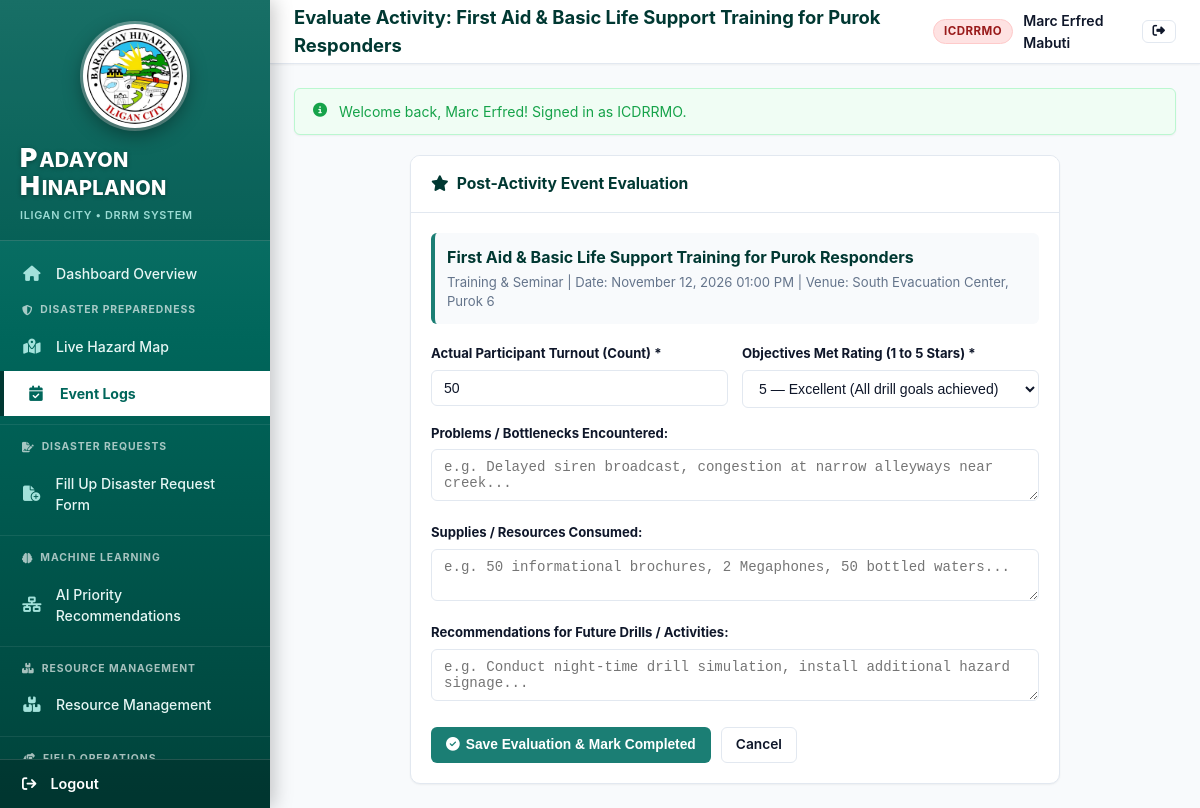
Screenshot of /index.php?route=preparedness-evaluate&id=2 (signed in) with the database file from the repository.
### tables this page shows
CREATE TABLE users (
    user_id INTEGER PRIMARY KEY AUTOINCREMENT,
    user_type TEXT NOT NULL CHECK(user_type IN ('ICDRRMO', 'Barangay Head', 'Responder', 'Resident')),
    id_number TEXT,
    image TEXT,
    lastname TEXT NOT NULL,
    firstname TEXT NOT NULL,
    gender TEXT CHECK(gender IN ('Male', 'Female', 'Other', '')),
    cellphone_number TEXT,
    email TEXT UNIQUE NOT NULL,
    password_hash TEXT NOT NULL,
    is_approved INTEGER NOT NULL DEFAULT 1, -- Auto-approved for admin/official; 0 for new Residents
    approved_by INTEGER,
    approved_at DATETIME,
    rejection_reason TEXT,
    created_at DATETIME DEFAULT CURRENT_TIMESTAMP,
    updated_at DATETIME DEFAULT CURRENT_TIMESTAMP,
    deleted_at DATETIME
, middle_name TEXT NULL, age INTEGER NULL, birthdate DATE NULL, purok_id INTEGER NULL, username TEXT NULL, plain_password TEXT);

CREATE TABLE preparedness_activities (
    preparedness_activities_id INTEGER PRIMARY KEY AUTOINCREMENT,
    user_id INTEGER NOT NULL,
    barangay_id INTEGER NOT NULL,
    activity_type TEXT NOT NULL CHECK(activity_type IN ('Disaster Drill', 'Training & Seminar', 'Information Campaign', 'Evacuation Simulation', 'Community Meeting')),
    title TEXT NOT NULL,
    description TEXT NOT NULL,
    target_purok_id INTEGER,
    schedule_date DATETIME NOT NULL,
    location TEXT NOT NULL,
    status TEXT NOT NULL DEFAULT 'Scheduled' CHECK(status IN ('Scheduled', 'Ongoing', 'Completed', 'Cancelled')),
    max_participants INTEGER DEFAULT 100,
    created_at DATETIME DEFAULT CURRENT_TIMESTAMP,
    updated_at DATETIME DEFAULT CURRENT_TIMESTAMP,
    deleted_at DATETIME, assigned_personnel TEXT DEFAULT NULL, volunteer_person TEXT DEFAULT NULL,
    FOREIGN KEY (user_id) REFERENCES users(user_id),
    FOREIGN KEY (barangay_id) REFERENCES barangay(barangay_id),
    FOREIGN KEY (target_purok_id) REFERENCES purok(purok_id)
);

### views/preparedness/evaluate.php (the view, shortened to what the rows shown need)
<div class="card" style="max-width: 650px; margin: 0 auto;">
    <div class="card-header">
        <div class="card-title"><i class="fa fa-star"></i> Post-Activity Event Evaluation</div>
    </div>
    <div class="card-body">
        <div style="background-color: #f8fafc; padding: 12px; border-radius: 6px; margin-bottom: 20px; border-left: 4px solid var(--primary-light);">
            <h4 style="color: var(--primary-dark);"><?= htmlspecialchars($activity['title']) ?></h4>
            <div style="font-size: 0.82rem; color: var(--text-muted); margin-top: 4px;">
                <?= htmlspecialchars($activity['activity_type']) ?> | Date: <?= date('F d, Y h:i A', strtotime($activity['schedule_date'])) ?> | Venue: <?= htmlspecialchars($activity['location']) ?>
            </div>
        </div>
        <form action="index.php?route=preparedness-evaluate&id=<?= $activity['preparedness_activities_id'] ?>" method="POST">
            <div style="display: grid; grid-template-columns: 1fr 1fr; gap: 14px;">
                <div class="form-group">
                    <label class="form-label">Actual Participant Turnout (Count) *</label>
                    <input type="number" name="actual_turnout" class="form-control" min="1" value="50" required>
                </div>
                <div class="form-group">
                    <label class="form-label">Objectives Met Rating (1 to 5 Stars) *</label>
                    <select name="objectives_met_rating" class="form-control" required>
                        <option value="5">5 — Excellent (All drill goals achieved)</option>
                    </select>
                </div>
            </div>
            <div class="form-group">
                <label class="form-label">Problems / Bottlenecks Encountered:</label>
                <textarea name="problems_encountered" class="form-control" rows="2" placeholder="e.g. Delayed siren broadcast, congestion at narrow alleyways near creek..."></textarea>
            </div>
            <div class="form-group">
                <label class="form-label">Supplies / Resources Consumed:</label>
                <textarea name="supplies_used" class="form-control" rows="2" placeholder="e.g. 50 informational brochures, 2 Megaphones, 50 bottled waters..."></textarea>
            </div>
            <div class="form-group">
                <label class="form-label">Recommendations for Future Drills / Activities:</label>
                <textarea name="recommendations_for_improvement" class="form-control" rows="2" placeholder="e.g. Conduct night-time drill simulation, install additional hazard signage..."></textarea>
            </div>
            <div style="display: flex; gap: 10px; margin-top: 20px;">
                <button type="submit" class="btn btn-primary"><i class="fa fa-check-circle"></i> Save Evaluation & Mark Completed</button>
                <a href="index.php?route=preparedness" class="btn btn-outline">Cancel</a>
            </div>
        </form>
    </div>
</div>

### views/layouts/main.php (shortened to what the rows shown need)
<!DOCTYPE html>
<html lang="en">
<head>
    <link rel="stylesheet" href="https://unpkg.com/leaflet@1.9.4/dist/leaflet.css" />
    <link rel="stylesheet" href="https://cdnjs.cloudflare.com/ajax/libs/font-awesome/6.4.0/css/all.min.css">
    <link rel="stylesheet" href="assets/css/style.css?v=<?= time() ?>">
</head>
<body>
<div class="app-wrapper">
    <aside class="sidebar" id="appSidebar">
        <div class="sidebar-brand">
            <div class="sidebar-brand-logo">
                <img src="assets/images/hinaplanon_seal.png" alt="Barangay Hinaplanon Official Seal" class="brand-logo-img">
            </div>
            <div class="brand-title-wrap">
                <div class="brand-title-main">
                    <div class="brand-line"><span class="brand-initial">P</span>ADAYON</div>
                    <div class="brand-line"><span class="brand-initial">H</span>INAPLANON</div>
                </div>
                <div class="brand-subtitle">ILIGAN CITY &bull; DRRM SYSTEM</div>
            </div>
        </div>
        <ul class="sidebar-nav">
            <?php if ($currentRole === 'Resident'): ?>
                <li class="<?= ($_GET['route'] ?? 'dashboard') === 'dashboard' ? 'active' : '' ?>">
                    <a href="index.php?route=dashboard"><i class="fa-solid fa-house"></i> Dashboard Overview</a>
                </li>
                <div class="nav-section-title"><i class="fa fa-clock-rotate-left"></i> Community Preparedness</div>
                <li class="<?= in_array(($_GET['route'] ?? ''), ['preparedness', 'preparedness-calendar']) ? 'active' : '' ?>">
                    <a href="index.php?route=preparedness-calendar"><i class="fa fa-clock-rotate-left"></i> Event History</a>
                </li>
                <div class="nav-section-title"><i class="fa fa-hand-holding-heart"></i> Citizen Welfare & Relief</div>
                <li class="<?= ($_GET['route'] ?? '') === 'notifications' ? 'active' : '' ?>">
                    <a href="index.php?route=notifications">
                        <i class="fa fa-hand-holding-heart"></i> Relief Goods & Hub (Notifications & Alerts)
                        <?php if (!empty($unreadNotificationCount) && $unreadNotificationCount > 0): ?>
                            <span class="badge badge-priority-urgent" style="margin-left: auto;"><?= $unreadNotificationCount ?></span>
                        <?php endif; ?>
                    </a>
                </li>
                <div class="nav-section-title"><i class="fa fa-user-shield"></i> Account</div>
                <li class="<?= ($_GET['route'] ?? '') === 'profile' ? 'active' : '' ?>">
                    <a href="index.php?route=profile"><i class="fa fa-id-card"></i> Profile Management</a>
                </li>
            <?php elseif ($currentRole === 'ICDRRMO'): ?>
                <li class="<?= ($_GET['route'] ?? 'dashboard') === 'dashboard' ? 'active' : '' ?>">
                    <a href="index.php?route=dashboard"><i class="fa-solid fa-house"></i> Dashboard Overview</a>
                </li>
                <div class="nav-section-title"><i class="fa fa-shield-halved"></i> Disaster Preparedness</div>
                <li class="<?= ($_GET['route'] ?? '') === 'hazard-map' ? 'active' : '' ?>">
                    <a href="index.php?route=hazard-map"><i class="fa fa-map-location-dot"></i> Live Hazard Map</a>
                </li>
                <li class="<?= in_array(($_GET['route'] ?? ''), ['preparedness', 'preparedness-calendar', 'preparedness-create', 'preparedness-evaluate']) ? 'active' : '' ?>">
                    <a href="index.php?route=preparedness-calendar"><i class="fa fa-calendar-check"></i> Event Logs</a>
                </li>
                <div class="nav-section-title"><i class="fa fa-file-signature"></i> Disaster Requests</div>
                <li class="<?= in_array(($_GET['route'] ?? ''), ['disaster-requests-create', 'disaster-requests', 'disaster-requests-show']) ? 'active' : '' ?>">
                    <a href="index.php?route=disaster-requests-create"><i class="fa fa-file-circle-plus"></i> Fill Up Disaster Request Form</a>
                </li>
                <div class="nav-section-title"><i class="fa fa-brain"></i> Machine Learning</div>
                <li class="<?= ($_GET['route'] ?? '') === 'recommendations' ? 'active' : '' ?>">
                    <a href="index.php?route=recommendations"><i class="fa fa-network-wired"></i> AI Priority Recommendations</a>
                </li>
                <div class="nav-section-title"><i class="fa fa-boxes-stacked"></i> Resource Management</div>
                <li class="<?= in_array(($_GET['route'] ?? ''), ['reports', 'inventory', 'resource-management']) ? 'active' : '' ?>">
                    <a href="index.php?route=reports"><i class="fa fa-boxes-stacked"></i> Resource Management</a>
                </li>
                <div class="nav-section-title"><i class="fa fa-handshake-angle"></i> Field Operations</div>
            <?php endif; ?>
        </ul>
        <div class="sidebar-footer">
            <a href="index.php?route=logout" class="sidebar-logout-link" title="Sign Out">
                <i class="fa-solid fa-arrow-right-from-bracket"></i>
                <span>Logout</span>
            </a>
        </div>
    </aside>
    <div class="main-content-wrapper">
        <header class="topbar" id="appTopbar">
            <div class="topbar-left">
                <div class="page-title-header">
                    <?= htmlspecialchars($title ?? 'Barangay Hinaplanon DRRM') ?>
                </div>
            </div>
            <div class="topbar-actions">
                <div class="user-profile-badge">
                    <span class="role-pill role-<?= strtolower(str_replace(' ', '-', $currentRole)) ?>">
                        <?= htmlspecialchars($currentRole) ?>
                    </span>
                    <a href="index.php?route=profile" style="color: var(--text-primary); font-weight: 600; font-size: 0.88rem;">
                        <?= htmlspecialchars($currentUser['firstname'] ?? '') ?> <?= htmlspecialchars($currentUser['lastname'] ?? '') ?>
                    </a>
                    <a href="index.php?route=logout" class="btn btn-outline btn-sm" title="Sign Out">
                        <i class="fa fa-right-from-bracket"></i>
                    </a>
                </div>
            </div>
        </header>
        <main class="content-container">
            <?php if (!empty($flashes)): ?>
                <?php foreach ($flashes as $type => $messages): ?>
                    <?php foreach ($messages as $msg): ?>
                        <div class="alert alert-<?= htmlspecialchars($type) ?>">
                            <i class="fa fa-circle-info" style="margin-top: 2px;"></i>
                            <div><?= htmlspecialchars($msg) ?></div>
                        </div>
                    <?php endforeach; ?>
                <?php endforeach; ?>
            <?php endif; ?>
            <?= $content ?>
        </main>
    </div>
</div>
</body>
</html>

### rows the page displays
users: firstname "Marc Erfred", lastname "Mabuti"
preparedness_activities: title "First Aid & Basic Life Support Training for Purok Responders", activity_type "Training & Seminar", schedule_date "November 12, 2026 01:00 PM", location "South Evacuation Center, Purok 6"

### other values shown
$title "Evaluate Activity: First Aid & Basic Life Support Training for Purok Responders"
$currentRole "ICDRRMO"
$msg "Welcome back, Marc Erfred! Signed in as ICDRRMO."
